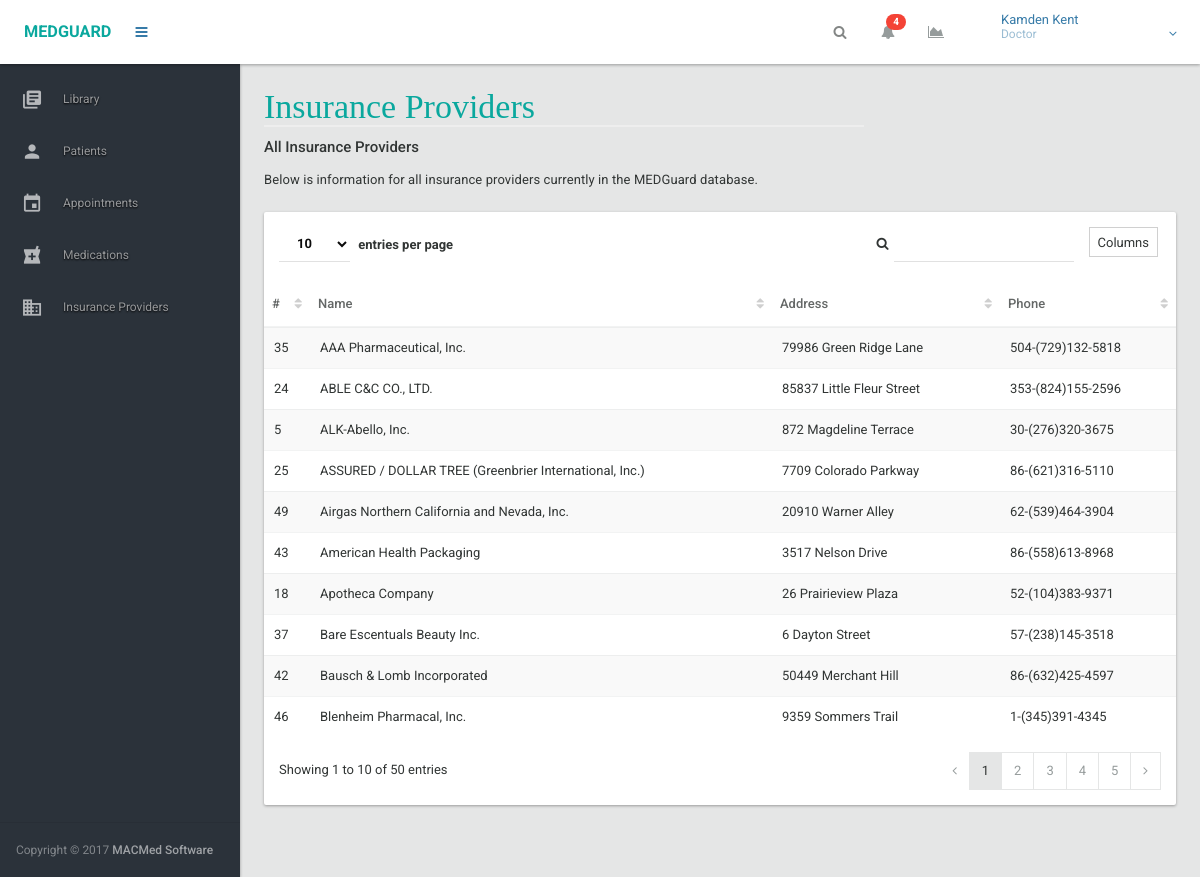
The page /insurance_providers/ (signed in) on the database its author committed.
### models.py (models this page shows, shortened)
class Roles(db.Model):
	__tablename__ = 'roles'
	role_id = db.Column(db.Integer, primary_key=True)
	name = db.Column(db.String(50), nullable=False)
	role = db.relationship('User_level', foreign_keys = 'User_level.role_id', backref='role')

class InsuranceProvider(db.Model):
	__tablename__ = 'insurance_provider'
	id = db.Column(db.Integer, primary_key=True)
	name = db.Column(db.String(50), nullable=False)
	address = db.Column(db.String(200), nullable=False)
	phone = db.Column(db.String(200), nullable=False)

### views.py (the view)
@app.route('/insurance_providers/')
@login_required
def view_insurance_providers():
	data = InsuranceProvider.query.order_by(InsuranceProvider.name)
	page_title = "Insurance Providers"
	return render_template('insuranceproviders.html', main_nav = render_nav('main'), data = data, logged_user = logged_in_user_all(), page_title = page_title, action_nav = render_actions('insuranceprovider'))

### controller.py (called while the page is built)
def get_user_role(user_id):
	user = User_level.query.filter_by(user_id=user_id).first()
	if user is not None:
		return user.role_id
	else:
		return False

def get_role_name(role_id):
	role = Roles.query.filter_by(role_id=role_id).first()
	return role.name

### nav.py (called while the page is built)
def render_nav(location):
	if location == "main":
		return render_nav_main()

def render_actions(location):
	ret_vals = []
	if location == "library":
		link = {}
		link['url'] = url_for('add_item', type = "library")
		link['name'] = 'Add'
		link['icon'] = 'add'
		ret_vals.append(link)
	return ret_vals

def render_nav_main():
	links = []
	user_id = session['user_id']
	role = get_user_role(user_id)
	for page in PAGE_ACCESS[role]:
		links.append(mg_get_link(page))
	return links

### user.py (called while the page is built)
def get_logged_in_user_all():
	user_id = session['user_id']
	user = Users.query.filter(Users.user_id == user_id).first()
	user_dict = {}
	user_dict['full_name'] = getattr(user, 'first_name') + " " + getattr(user, 'last_name')
	user_dict['role_name'] = get_role_name(get_user_role(user_id))
	return user_dict

def logged_in_user_all():
	if session['logged_in'] == True:
		return get_logged_in_user_all()

### views.py (called while the page is built)
def login_required(test):
	@wraps(test)
	def wrap(*args, **kwargs):
		if 'logged_in' in session:
			return test(*args, **kwargs)
		else:
			flash('You need to login first')
			return redirect(url_for('login'))
	return wrap

### templates/insuranceproviders.html
{% extends "dashboard.html" %}
{% block content %}
<div class="row">
	<div class="col-lg-12">
		<h4>All Insurance Providers</h4>
	</div>
	<div class="col-md-8">
		<article class="margin-bottom-xxl">
			<p>
				Below is information for all insurance providers currently in the MEDGuard database.
			</p>
		</article>
	</div>
	<div class="col-lg-12">
		<div class="card">
			<div class="card-body no-padding">
				<div class="table-responsive no-margin">
					<table id="datatable1" class="table table-striped no-margin table-hover">
						<thead>
							<tr>
								<th>#</th>
								<th>Name</th>
								<th>Address</th>
								<th>Phone</th>
							</tr>
						</thead>
						<tbody>
							{% for item in data %}
								<tr>
									<td>{{ item.id }}</td>
									<td>{{ item.name }}</td>
									<td>{{ item.address }}</td>
									<td>{{ item.phone }}</td>
								</tr>
							{% endfor %}
						</tbody>
					</table>
				</div>
			</div>
		</div>
	</div>
</div>
{% endblock %}

### templates/dashboard-header.html (shortened to what this page needs)
<header id="header" >
	<div class="headerbar">
		<div class="headerbar-left">
			<ul class="header-nav header-nav-options">
				<li class="header-nav-brand" >
					<div class="brand-holder">
						<a href="../../html/dashboards/dashboard.html">
							<span class="text-lg text-bold text-primary">MEDGUARD</span>
						</a>
					</div>
				</li>
				<li>
					<a class="btn btn-icon-toggle menubar-toggle" data-toggle="menubar" href="javascript:void(0);">
						<i class="fa fa-bars"></i>
					</a>
				</li>
			</ul>
		</div>
		<div class="headerbar-right">
			<ul class="header-nav header-nav-options">
				<li>
					<form class="navbar-search" role="search">
						<button type="submit" class="btn btn-icon-toggle ink-reaction"><i class="fa fa-search"></i></button>
					</form>
				</li>
				<li class="dropdown hidden-xs">
					<a href="javascript:void(0);" class="btn btn-icon-toggle btn-default" data-toggle="dropdown">
						<i class="fa fa-bell"></i><sup class="badge style-danger">4</sup>
					</a>
				</li>
				<li class="dropdown hidden-xs">
					<a href="javascript:void(0);" class="btn btn-icon-toggle btn-default" data-toggle="dropdown">
						<i class="fa fa-area-chart"></i>
					</a>
				</li>
			</ul>
			<ul class="header-nav header-nav-profile">
				<li class="dropdown">
					<a href="javascript:void(0);" class="dropdown-toggle ink-reaction" data-toggle="dropdown">
						<span class="profile-info">
							{{ logged_user.full_name }}
							<small>{{ logged_user.role_name }}</small>
						</span>
					</a>
				</li>
			</ul>
		</div>
	</div>
</header>

### static/css/main.css (style rules this page uses)
a, h1, h2 { color: #377BA8; }

### rows shown on the page
Roles: role_name "Doctor"
InsuranceProvider: id "35", name "AAA Pharmaceutical, Inc.", address "79986 Green Ridge Lane", phone "504-(729)132-5818"
InsuranceProvider: id "24", name "ABLE C&C CO., LTD.", address "85837 Little Fleur Street", phone "353-(824)155-2596"
InsuranceProvider: id "5", name "ALK-Abello, Inc.", address "872 Magdeline Terrace", phone "30-(276)320-3675"
InsuranceProvider: id "25", name "ASSURED / DOLLAR TREE (Greenbrier International, Inc.)", address "7709 Colorado Parkway", phone "86-(621)316-5110"
InsuranceProvider: id "49", name "Airgas Northern California and Nevada, Inc.", address "20910 Warner Alley", phone "62-(539)464-3904"
InsuranceProvider: id "43", name "American Health Packaging", address "3517 Nelson Drive", phone "86-(558)613-8968"
InsuranceProvider: id "18", name "Apotheca Company", address "26 Prairieview Plaza", phone "52-(104)383-9371"
InsuranceProvider: id "37", name "Bare Escentuals Beauty Inc.", address "6 Dayton Street", phone "57-(238)145-3518"
InsuranceProvider: id "42", name "Bausch & Lomb Incorporated", address "50449 Merchant Hill", phone "86-(632)425-4597"
InsuranceProvider: id "46", name "Blenheim Pharmacal, Inc.", address "9359 Sommers Trail", phone "1-(345)391-4345"

### other values the page prints
{{ logged_user.full_name }} "Kamden Kent"
{{ page_title }} "Insurance Providers"
{{ link['name'] }} "Library" "Patients" "Appointments" "Medications" "Insurance Providers"
